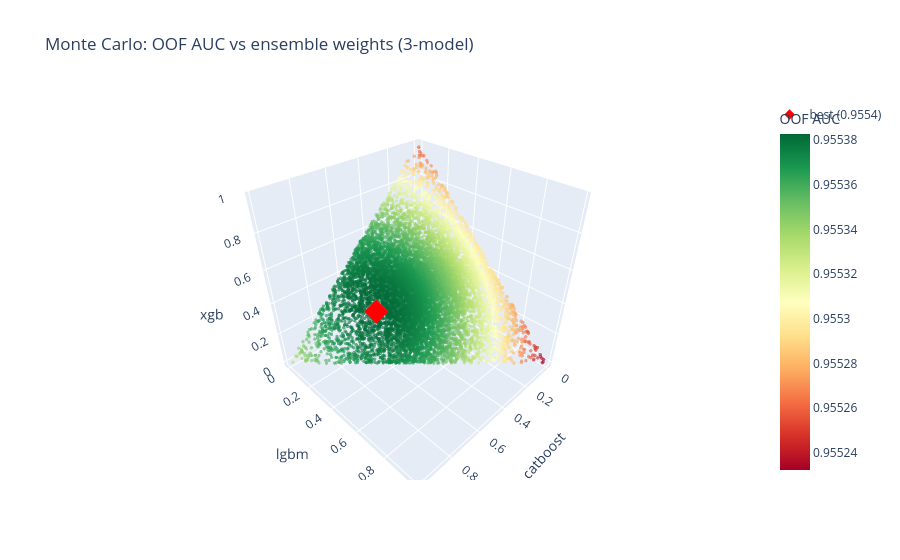

Write notebook code for a chart like this one.
### Markdown cell above
## Monte Carlo Weight Search — 3 Models
Sample 10,000 random weight combinations from the simplex, score each on OOF AUC.
Visualize as an interactive 3D scatter colored by score.

### Code cell
N_SAMPLES = 10_000
random.seed(42)

mc3 = []
for _ in range(N_SAMPLES):
    a, b, c = random.random(), random.random(), random.random()
    total = a + b + c
    a /= total; b /= total; c /= total
    score = roc_auc_score(y, a*oof_cat + b*oof_lgb + c*oof_xgb)
    mc3.append([a, b, c, score])

mc3_df = pd.DataFrame(mc3, columns=["catboost", "lgbm", "xgb", "score"])
best3  = mc3_df.loc[mc3_df["score"].idxmax()]  # MAX for AUC

print(f"Best MC weights (3-model):")
print(f"  catboost={best3['catboost']:.3f}  lgbm={best3['lgbm']:.3f}  xgb={best3['xgb']:.3f}")
print(f"  OOF AUC = {best3['score']:.5f}")
print(f"  vs simple avg = {roc_auc_score(y, avg3):.5f}")

fig = px.scatter_3d(
    mc3_df, x="catboost", y="lgbm", z="xgb", color="score",
    color_continuous_scale="RdYlGn",
    title="Monte Carlo: OOF AUC vs ensemble weights (3-model)",
    labels={"score": "OOF AUC"}
)
fig.update_traces(marker=dict(size=2, opacity=0.6))
# Mark the best point
fig.add_trace(go.Scatter3d(
    x=[best3["catboost"]], y=[best3["lgbm"]], z=[best3["xgb"]],
    mode="markers", marker=dict(size=8, color="red", symbol="diamond"),
    name=f"best ({best3['score']:.4f})"
))
fig.show()

### Figure 1 — Plotly figure (JSON) as saved in the notebook; plotly's stock layout.template omitted (floating-point values rounded to 4 significant figures; data arrays with more than 128 entries replaced by an {"elided": "..."} marker saying what was removed)
{"data": [{"hovertemplate": "catboost=%{x}<br>lgbm=%{y}<br>xgb=%{z}<br>OOF AUC=%{marker.color}<extra></extra>", "legendgroup": "", "marker": {"color": {"elided": "10000 float values"}, "coloraxis": "coloraxis", "symbol": "circle", "opacity": 0.6, "size": 2}, "mode": "markers", "name": "", "scene": "scene", "showlegend": false, "x": {"elided": "10000 float values"}, "y": {"elided": "10000 float values"}, "z": {"elided": "10000 float values"}, "type": "scatter3d"}, {"marker": {"color": "red", "size": 8, "symbol": "diamond"}, "mode": "markers", "name": "best (0.9554)", "x": [0.5485], "y": [0.2186], "z": [0.233], "type": "scatter3d"}], "layout": {"scene": {"domain": {"x": [0.0, 1.0], "y": [0.0, 1.0]}, "xaxis": {"title": {"text": "catboost"}}, "yaxis": {"title": {"text": "lgbm"}}, "zaxis": {"title": {"text": "xgb"}}}, "coloraxis": {"colorbar": {"title": {"text": "OOF AUC"}}, "colorscale": [[0.0, "rgb(165,0,38)"], [0.1, "rgb(215,48,39)"], [0.2, "rgb(244,109,67)"], [0.3, "rgb(253,174,97)"], [0.4, "rgb(254,224,139)"], [0.5, "rgb(255,255,191)"], [0.6, "rgb(217,239,139)"], [0.7, "rgb(166,217,106)"], [0.8, "rgb(102,189,99)"], [0.9, "rgb(26,152,80)"], [1.0, "rgb(0,104,55)"]]}, "legend": {"tracegroupgap": 0}, "title": {"text": "Monte Carlo: OOF AUC vs ensemble weights (3-model)"}}}
